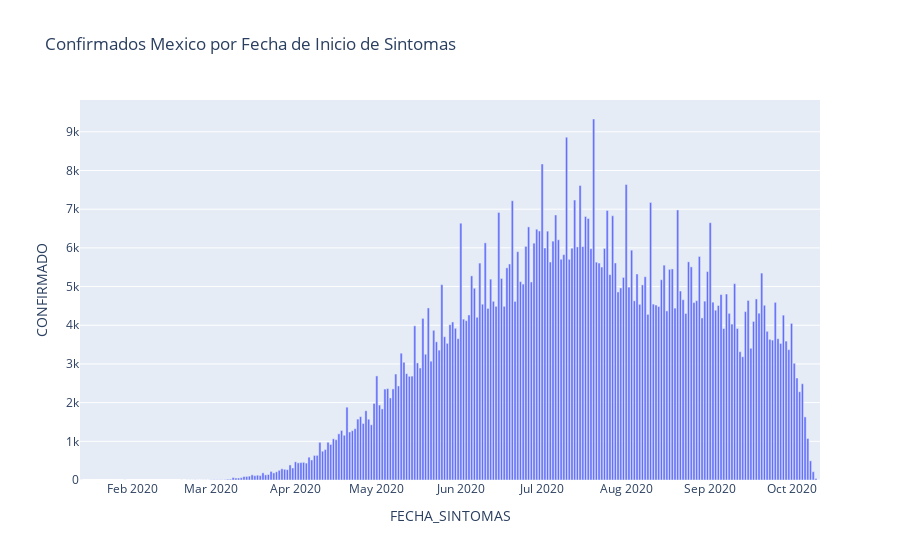

The notebook cell this image was saved under:
### Markdown cell above
### Confirmados Mexico por Fecha de Inicio de Sintomas

### Code cell
df = df_mx

df = df.loc[df['RESULTADO_LAB'] == 1] # resultado = positivo SARS-COV-2

df = df[['FECHA_SINTOMAS','RESULTADO_LAB']]

df.loc[df['RESULTADO_LAB'] == 1, 'CONFIRMADO'] = ['1']

df_by_date = df.groupby(["FECHA_SINTOMAS"],as_index=False).count()

fig = px.bar(df_by_date, df_by_date.FECHA_SINTOMAS, df_by_date.CONFIRMADO, 
              title='Confirmados Mexico por Fecha de Inicio de Sintomas')
fig.show()

### Figure 1 — Plotly figure (JSON) as saved in the notebook; plotly's stock layout.template omitted (floating-point values rounded to 4 significant figures; data arrays with more than 128 entries replaced by an {"elided": "..."} marker saying what was removed)
{"data": [{"alignmentgroup": "True", "hovertemplate": "FECHA_SINTOMAS=%{x}<br>CONFIRMADO=%{y}<extra></extra>", "legendgroup": "", "marker": {"color": "#636efa"}, "name": "", "offsetgroup": "", "orientation": "v", "showlegend": false, "textposition": "auto", "type": "bar", "x": {"elided": "237 str values"}, "xaxis": "x", "y": {"elided": "237 int values"}, "yaxis": "y"}], "layout": {"barmode": "relative", "legend": {"tracegroupgap": 0}, "title": {"text": "Confirmados Mexico por Fecha de Inicio de Sintomas"}, "xaxis": {"anchor": "y", "domain": [0, 1], "title": {"text": "FECHA_SINTOMAS"}}, "yaxis": {"anchor": "x", "domain": [0, 1], "title": {"text": "CONFIRMADO"}}}}
